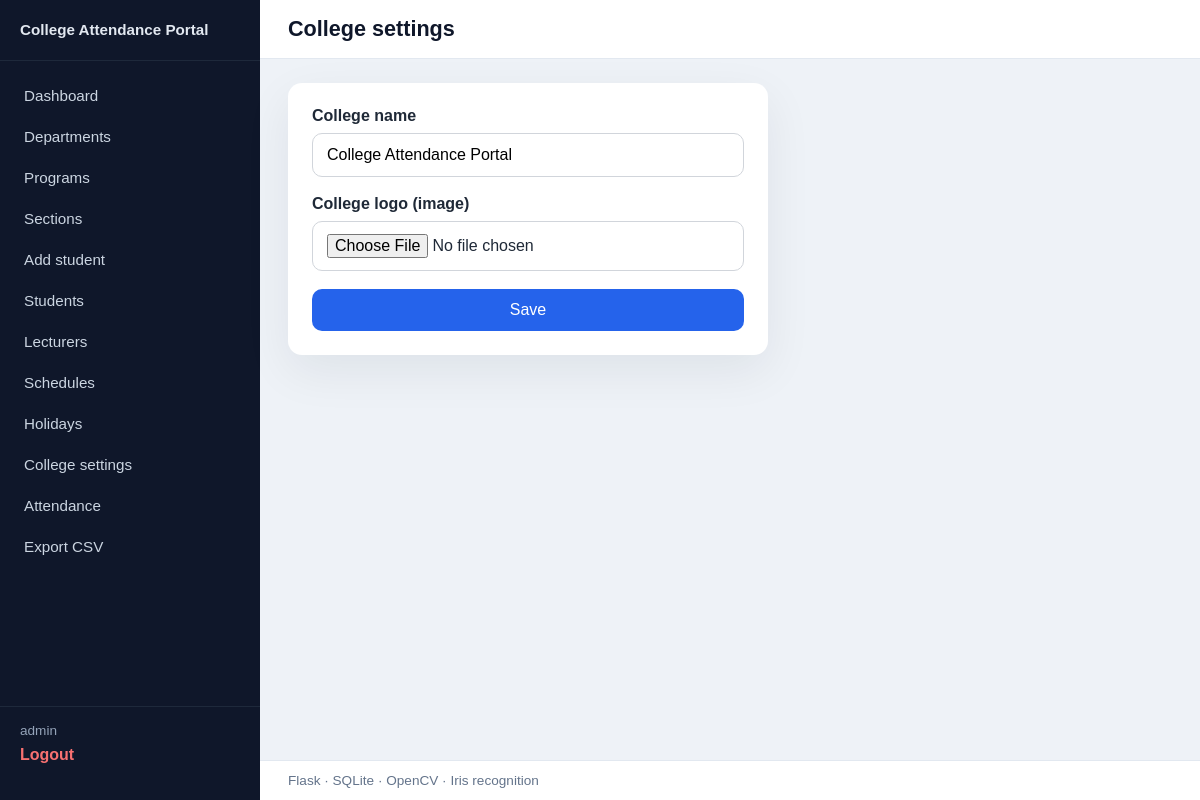
/admin/settings (signed in), run on the app's committed database.
### tables this page shows
CREATE TABLE college_settings (
            key TEXT PRIMARY KEY,
            value TEXT NOT NULL
        );

### app.py (the view, shortened to what this page needs)
@app.route("/admin/settings", methods=["GET", "POST"])
@admin_required
def admin_settings():
    return render_template(
        "admin_settings.html",
        saved_college_name=get_setting("college_name", "College Attendance Portal"),
    )

### app.py (called while the page is built)
def get_setting(key: str, default: str = "") -> str:
    conn = get_db_connection()
    row = conn.execute(
        "SELECT value FROM college_settings WHERE key = ?", (key,)
    ).fetchone()
    conn.close()
    return row["value"] if row else default

@app.context_processor
def inject_college():
    logo = get_setting("college_logo", "")
    logo_url = url_for("static", filename=logo) if logo else ""
    return {
        "college_name": get_setting("college_name", "College Attendance Portal"),
        "college_logo_url": logo_url,
    }

def admin_required(view):
    @wraps(view)
    def wrapped(*args, **kwargs):
        if not session.get("login_id"):
            flash("Please log in to continue.")
            return redirect(url_for("login", next=request.path))
        if session.get("role") != "admin":
            flash("You do not have permission to access that page.")
            return redirect(url_for("index"))
        return view(*args, **kwargs)
    return wrapped

### database.py (called while the page is built)
def get_db_connection():
    conn = sqlite3.connect(
        str(DATABASE_PATH),
        timeout=30.0,
        check_same_thread=False,
    )
    conn.row_factory = sqlite3.Row
    conn.execute("PRAGMA foreign_keys = ON")
    conn.execute("PRAGMA busy_timeout = 30000")
    conn.execute("PRAGMA journal_mode = WAL")
    return conn

### templates/admin_settings.html (shortened to what this page needs)
{% extends 'base.html' %}
{% block heading %}College settings{% endblock %}
{% block content %}
<section class="page-section narrow-form">
    <form method="post" enctype="multipart/form-data" class="form-grid">
        <label>College name
            <input type="text" name="college_name" value="{{ saved_college_name }}" required />
        </label>
        <label>College logo (image)
            <input type="file" name="logo" accept="image/*" />
        </label>
        <div class="submit-row">
            <button type="submit">Save</button>
        </div>
    </form>
</section>
{% endblock %}

### templates/base.html (shortened to what this page needs)
<!DOCTYPE html>
<html lang="en">
<head>
    <link rel="stylesheet" href="{{ url_for('static', filename='css/style.css') }}" />
</head>
<body class="{% if session.get('login_id') %}app-shell{% endif %}">
{% if session.get('login_id') %}
<div class="layout-portal">
    <aside class="sidebar">
        <div class="sidebar-brand">
            <span class="sidebar-title">{{ college_name }}</span>
        </div>
        <nav class="sidebar-nav">
            {% if session.get('role') == 'admin' %}
                <a href="{{ url_for('admin_dashboard') }}">Dashboard</a>
                <a href="{{ url_for('add_department') }}">Departments</a>
                <a href="{{ url_for('add_branch') }}">Programs</a>
                <a href="{{ url_for('add_section') }}">Sections</a>
                <a href="{{ url_for('add_student') }}">Add student</a>
                <a href="{{ url_for('view_students') }}">Students</a>
                <a href="{{ url_for('admin_lecturers') }}">Lecturers</a>
                <a href="{{ url_for('admin_schedule') }}">Schedules</a>
                <a href="{{ url_for('admin_holidays') }}">Holidays</a>
                <a href="{{ url_for('admin_settings') }}">College settings</a>
                <a href="{{ url_for('admin_view_attendance') }}">Attendance</a>
                <a href="{{ url_for('admin_download') }}">Export CSV</a>
            {% elif session.get('role') in ('lecturer', 'teacher') %}
                <a href="{{ url_for('lecturer_dashboard') }}">Dashboard</a>
                <a href="{{ url_for('lecturer_edit_attendance') }}">Edit attendance</a>
            {% elif session.get('role') == 'student' %}
                <a href="{{ url_for('student_dashboard') }}">Dashboard</a>
                <a href="{{ url_for('student_attendance_page') }}">Mark attendance</a>
                <a href="{{ url_for('student_calendar') }}">Calendar</a>
            {% endif %}
        </nav>
        <div class="sidebar-footer">
            <span class="sidebar-user">{{ session.get('username') }}</span>
            <a href="{{ url_for('logout') }}" class="sidebar-logout">Logout</a>
        </div>
    </aside>
    <div class="layout-main">
        <header class="topbar">
            <h1 class="topbar-heading">{% block heading %}{% endblock %}</h1>
        </header>
        <div class="main-content">
{% endif %}
{% block content %}{% endblock %}
{% if session.get('login_id') %}
        </div>
        <footer class="site-footer-inner">Flask · SQLite · OpenCV · Iris recognition</footer>
    </div>
</div>
{% else %}
</main>
<footer class="site-footer">
    <div class="container">Flask · SQLite · OpenCV iris/eye recognition</div>
</footer>
{% endif %}
</body>
</html>

### static/css/style.css (style rules this page uses)
* { box-sizing: border-box; }
body { margin: 0; font-family: Arial, sans-serif; background: #f6f8fb; color: #1f2937; }
.narrow-form { max-width: 480px; }
.page-section { background: #ffffff; border-radius: 14px; padding: 24px; box-shadow: 0 16px 48px rgba(15, 23, 42, 0.07); }
.form-grid { display: grid; gap: 18px; }
label { display: grid; gap: 8px; font-weight: 600; }
input[type="text"], input[type="password"], input[type="search"], input[type="date"], input[type="number"], input[type="file"], select, button { width: 100%; padding: 12px 14px; border-radius: 10px; border: 1px solid #d1d5db; font-size: 1rem; }
button { cursor: pointer; background: #2563eb; color: #ffffff; border: none; transition: background 0.2s ease; }
.submit-row { display: flex; justify-content: flex-start; }
.app-shell { margin: 0; min-height: 100vh; background: #eef2f7; }
.layout-portal { display: flex; min-height: 100vh; }
.sidebar { width: 260px; flex-shrink: 0; background: #0f172a; color: #e2e8f0; display: flex; flex-direction: column; padding: 20px 0; }
.sidebar-brand { display: flex; align-items: center; gap: 12px; padding: 0 20px 20px; border-bottom: 1px solid #1e293b; }
.sidebar-title { font-weight: 700; font-size: 0.95rem; line-height: 1.3; }
.sidebar-nav { display: flex; flex-direction: column; gap: 4px; padding: 16px 12px; flex: 1; }
.sidebar-nav a { color: #cbd5e1; text-decoration: none; padding: 10px 12px; border-radius: 8px; font-weight: 500; font-size: 0.95rem; }
.sidebar-footer { padding: 16px 20px; border-top: 1px solid #1e293b; display: flex; flex-direction: column; gap: 8px; }
.sidebar-user { font-size: 0.85rem; color: #94a3b8; }
.sidebar-logout { color: #f87171; text-decoration: none; font-weight: 600; }
.layout-main { flex: 1; display: flex; flex-direction: column; min-width: 0; }
.topbar { background: #fff; border-bottom: 1px solid #e2e8f0; padding: 16px 28px; }
.topbar-heading { margin: 0; font-size: 1.35rem; color: #0f172a; }
.main-content { flex: 1; padding: 24px 28px 40px; }
.site-footer-inner { padding: 12px 28px; font-size: 0.85rem; color: #64748b; background: #fff; border-top: 1px solid #e2e8f0; }

### data on the page
college_settings: value "College Attendance Portal", college_name "College Attendance Portal"

### other printed values
{{ session.get('username') }} "admin"
